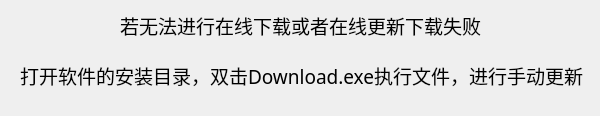
<?xml version="1.0" encoding="UTF-8"?>
<ui version="4.0">
 <class>Form</class>
 <widget class="QWidget" name="Form">
  <property name="geometry">
   <rect>
    <x>0</x>
    <y>0</y>
    <width>600</width>
    <height>116</height>
   </rect>
  </property>
  <property name="windowTitle">
   <string>关于下载</string>
  </property>
  <property name="windowIcon">
   <iconset resource="../source.qrc">
    <normaloff>:/picture/icons/aboutdownload .ico</normaloff>:/picture/icons/aboutdownload .ico</iconset>
  </property>
  <widget class="QLabel" name="label">
   <property name="geometry">
    <rect>
     <x>120</x>
     <y>0</y>
     <width>371</width>
     <height>51</height>
    </rect>
   </property>
   <property name="font">
    <font>
     <family>微软雅黑</family>
     <pointsize>14</pointsize>
    </font>
   </property>
   <property name="text">
    <string>若无法进行在线下载或者在线更新下载失败</string>
   </property>
  </widget>
  <widget class="QLabel" name="label_2">
   <property name="geometry">
    <rect>
     <x>20</x>
     <y>50</y>
     <width>571</width>
     <height>51</height>
    </rect>
   </property>
   <property name="font">
    <font>
     <family>微软雅黑</family>
     <pointsize>14</pointsize>
    </font>
   </property>
   <property name="text">
    <string>打开软件的安装目录，双击Download.exe执行文件，进行手动更新</string>
   </property>
  </widget>
 </widget>
 <resources>
  <include location="../source.qrc"/>
 </resources>
 <connections/>
</ui>
